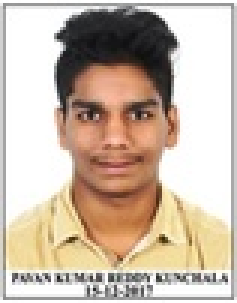
#> input picture Open-CV_Basics/img1.jpg, 79 x 101 px, shrunk from 257 x 330 before the run (shown 3 times larger)
$ python feature_mapping.py
#> lines starting #> are read from the running program, lines starting #| are printed output that depends on the picture
#!/usr/bin/env python3
# -*- coding: utf-8 -*-
"""
Created on Fri Sep 25 08:21:58 2020

@author: pavankunchala
"""

# Import required packages:
import cv2
from matplotlib import pyplot as plt


def show_img_with_matplotlib(color_img, title, pos):
    """ Shows an image using matplotlib capabilities """

    # Convert BGR image to RGB
    img_RGB = color_img[:, :, ::-1]

    ax = plt.subplot(1, 1, pos)
    plt.imshow(img_RGB)
    plt.title(title)
    plt.axis('off')


# Create the dimensions of the figure and set title:
fig = plt.figure(figsize=(8, 6))
plt.suptitle("ORB descriptors and Brute-Force (BF) matcher", fontsize=14, fontweight='bold')
fig.patch.set_facecolor('silver')

#query and scence
query = cv2.imread('img1.jpg')
#> query is the input picture: shape (101, 79, 3); mean B, G, R 169.7, 186.1, 202.9
scene = cv2.imread('img2.png')
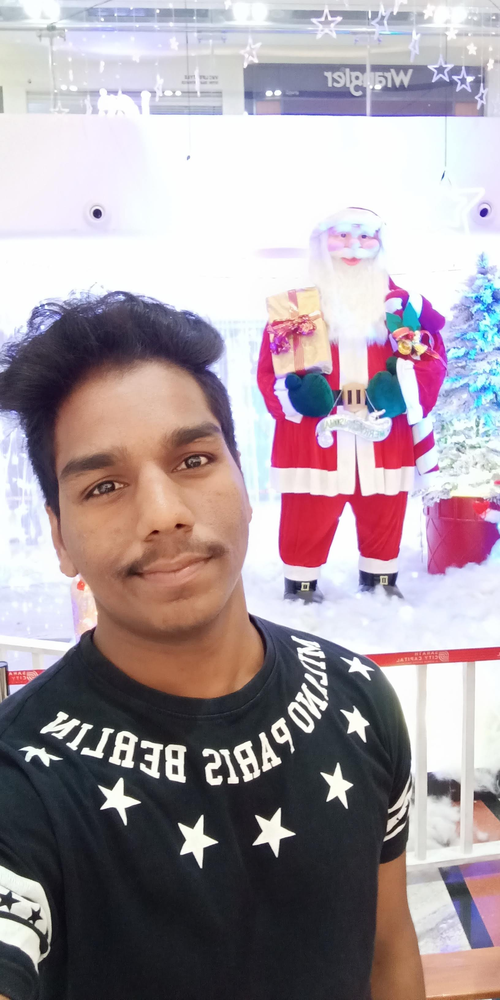
#> input picture Open-CV_Basics/img2.png, 500 x 1000 px, shrunk from 1632 x 3264 before the run
#> scene is the input picture: shape (1000, 500, 3); mean B, G, R 160.2, 153.9, 166.4

#initating orb detecor
orb = cv2.ORB_create()

#detectors and keypointa

keypoints_1, descriptors_1 = orb.detectAndCompute(query, None)
#> keypoints_1 = 29 keypoints; strongest (x, y, size): (32, 38, 31), (44, 38, 31), (46, 39, 31), (41, 37, 31)
keypoints_2, descriptors_2 = orb.detectAndCompute(scene, None)
#> keypoints_2 = 500 keypoints; strongest (x, y, size): (145, 757, 31), (161, 746, 37.2), (230, 780, 64.3), (212, 781, 77.1)

#BF Matcher
#brute force marcher

bf_matcher = cv2.BFMatcher(cv2.NORM_HAMMING, crossCheck=True)

#match  descriptors
bf_matches = bf_matcher.match(descriptors_1, descriptors_2)
#> bf_matches = 25 matches

# Sort the matches in the order of their distance:
bf_matches = sorted(bf_matches, key=lambda x: x.distance)

# Draw first 20 matches:
result = cv2.drawMatches(query, keypoints_1, scene, keypoints_2, bf_matches[:20], None,
                         matchColor=(255, 255, 0), singlePointColor=(255, 0, 255), flags=0)
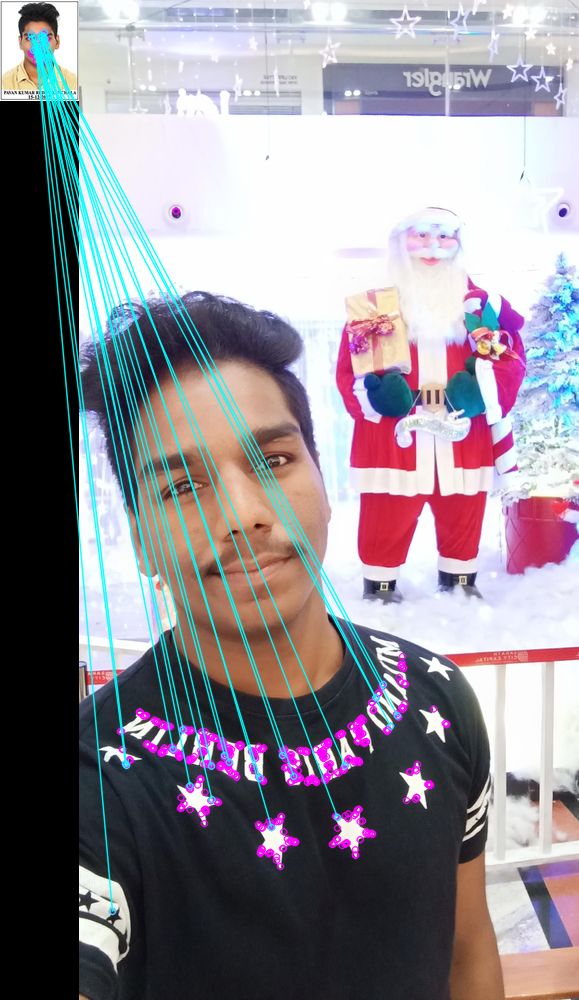
#> result: shape (1000, 579, 3); mean B, G, R 146.2, 138.4, 142.9

# Plot the images:
show_img_with_matplotlib(result, "matches between the two images", 1)

# Show the Figure:
plt.show()
